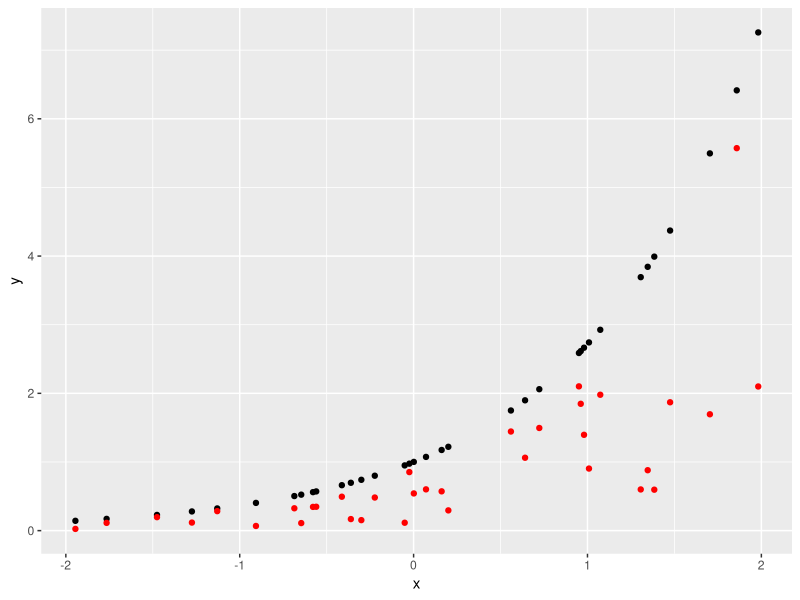
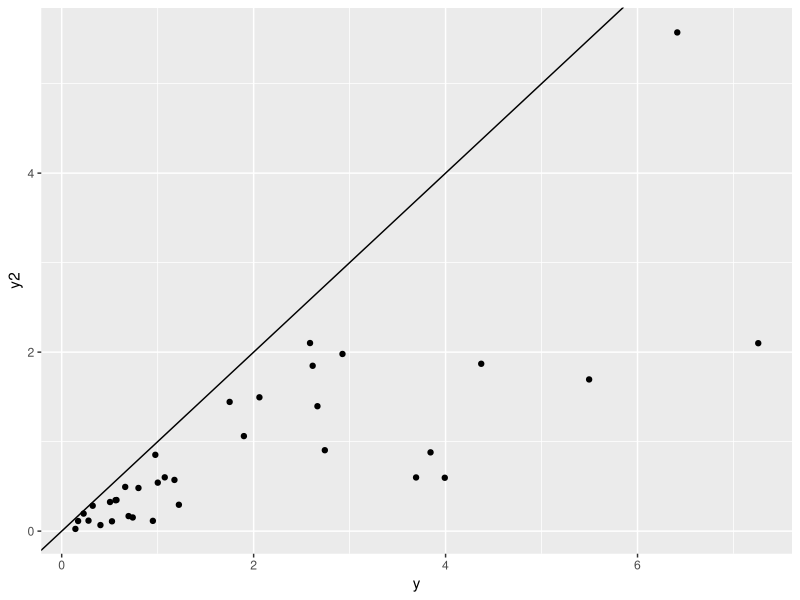
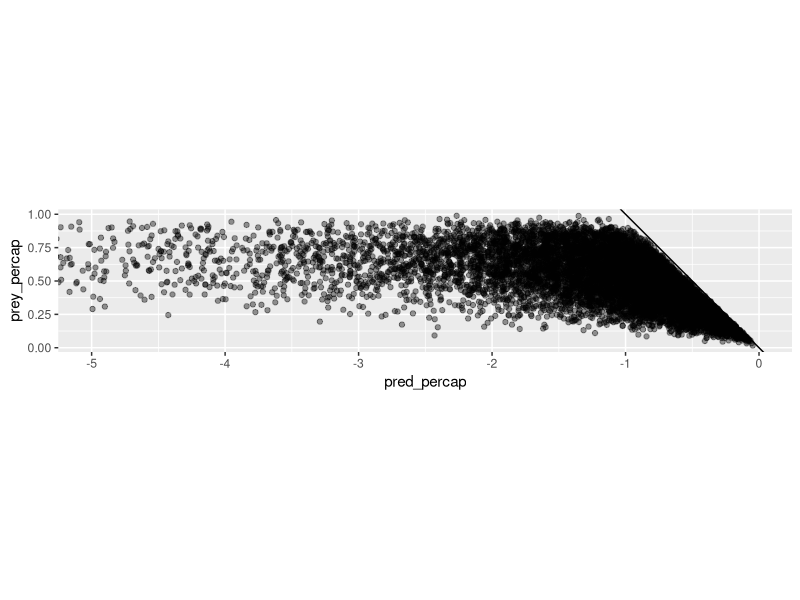
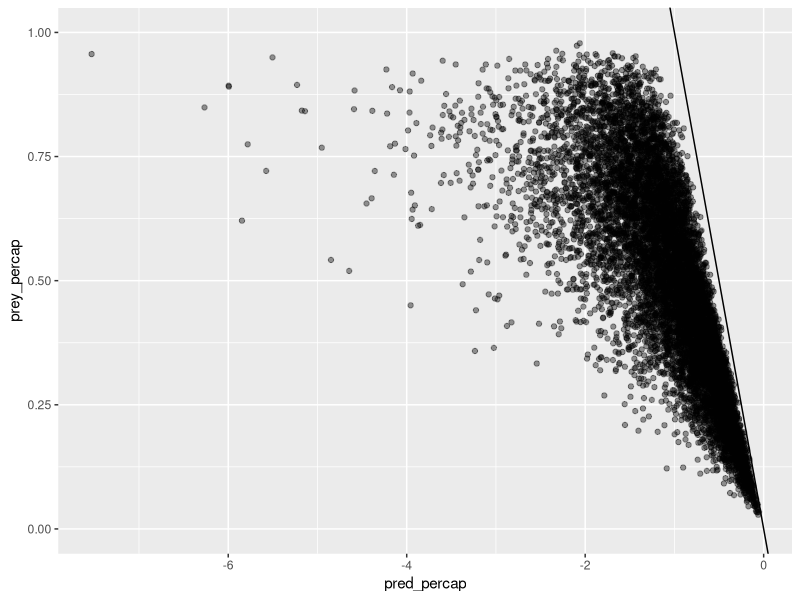

Reproduce these figures in R, in order.
x <- runif(35, -2, 2)
y <- exp(x)

props <- plogis(runif(35, -2, 2), log.p = TRUE)

library(tidyverse)
tibble(x, y, y2 = exp(x + props)) |>
  ggplot(aes(x = x, y = y)) + geom_point() +
  geom_point(aes(y = y2), col = "red")

tibble(x, y, y2 = exp(x + props)) |>
  ggplot(aes(x = y, y = y2)) + geom_point() +
  geom_abline(slope= 1, intercept = 0)


## BUT we want one of these to always be less than 1 but more than 0..
n <- 10000
l_g <- rnorm(n = n)
l_q <- rnorm(n = n)

pred_percap <- -(1 - plogis(l_q))/plogis(l_g)
prey_percap <- 1 - plogis(l_q)

tibble(pred_percap, prey_percap) |>
  ggplot(aes(x = pred_percap, y = prey_percap)) +
  geom_point(alpha = .4) +
  geom_abline(intercept = 0, slope = -1) +
  coord_fixed(x = c(-5, 0))


## BUT we want one of these to always be less than 1 but more than 0..
plot_constrained_prior <- function(
    n = 10000,
    l_g = rnorm(n = n, mean = 0, sd = .8),
    l_q = rnorm(n = n, mean = 0, sd = 1.5)
    ) {
  # pred_percap <- -(1 - plogis(l_q))/plogis(l_g)
  pred_percap <- -(plogis(l_q)*(1 + exp(l_g)))
  # prey_percap <- plogis(l_q)
  prey_percap <- plogis(l_q)

  tibble(pred_percap, prey_percap) |>
    ggplot(aes(x = pred_percap, y = prey_percap)) +
    geom_point(alpha = .4) +
    geom_abline(intercept = 0, slope = -1) +
    coord_cartesian(ylim = c(0, 1)) +
    # coord_fixed(x = c(-5, 0)) +
    NULL
}

plot_constrained_prior(l_g = rnorm(n = n, mean = 0, sd = .6),
                       l_q = rnorm(n = n, mean = 0, sd = 1))

